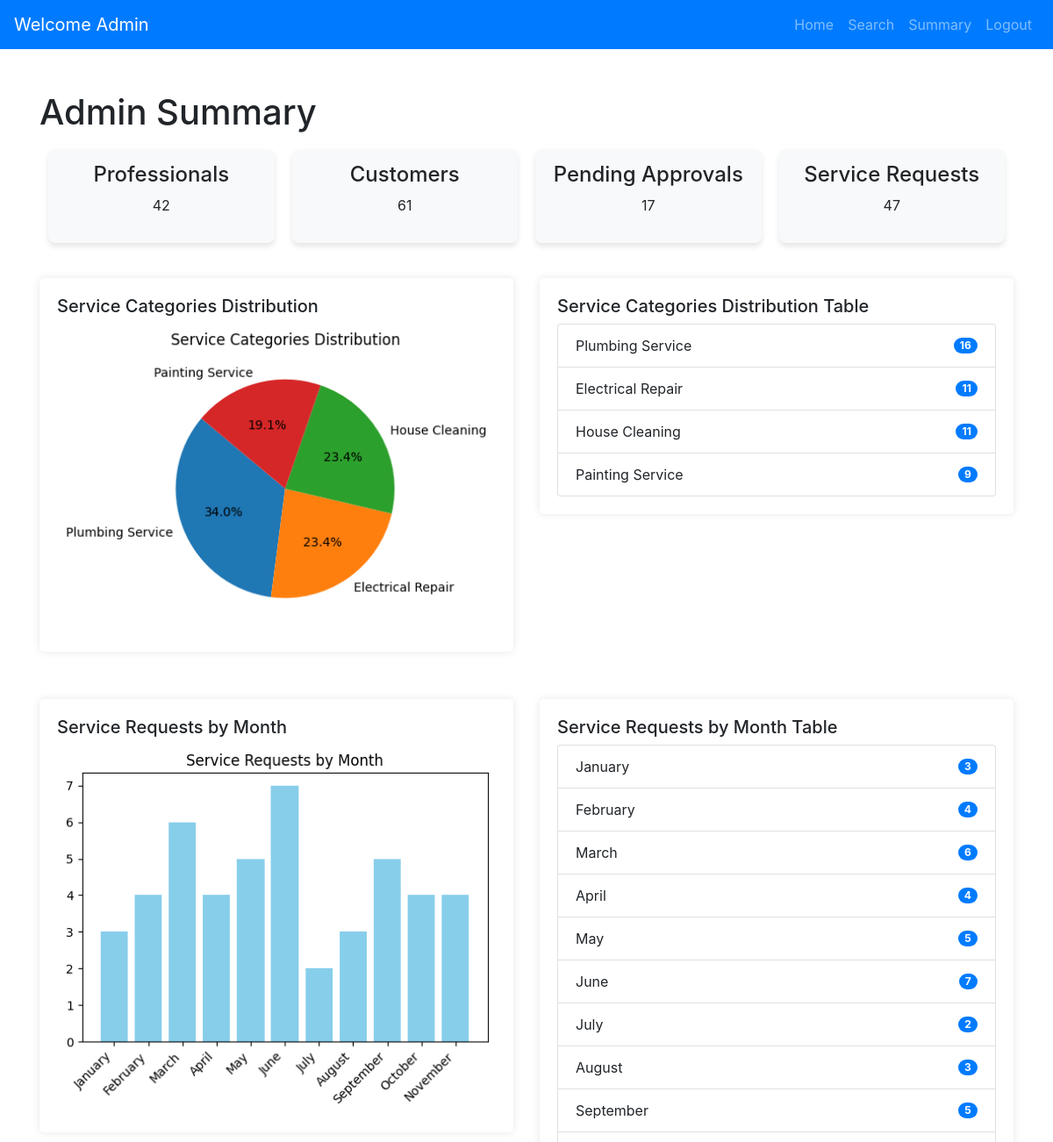
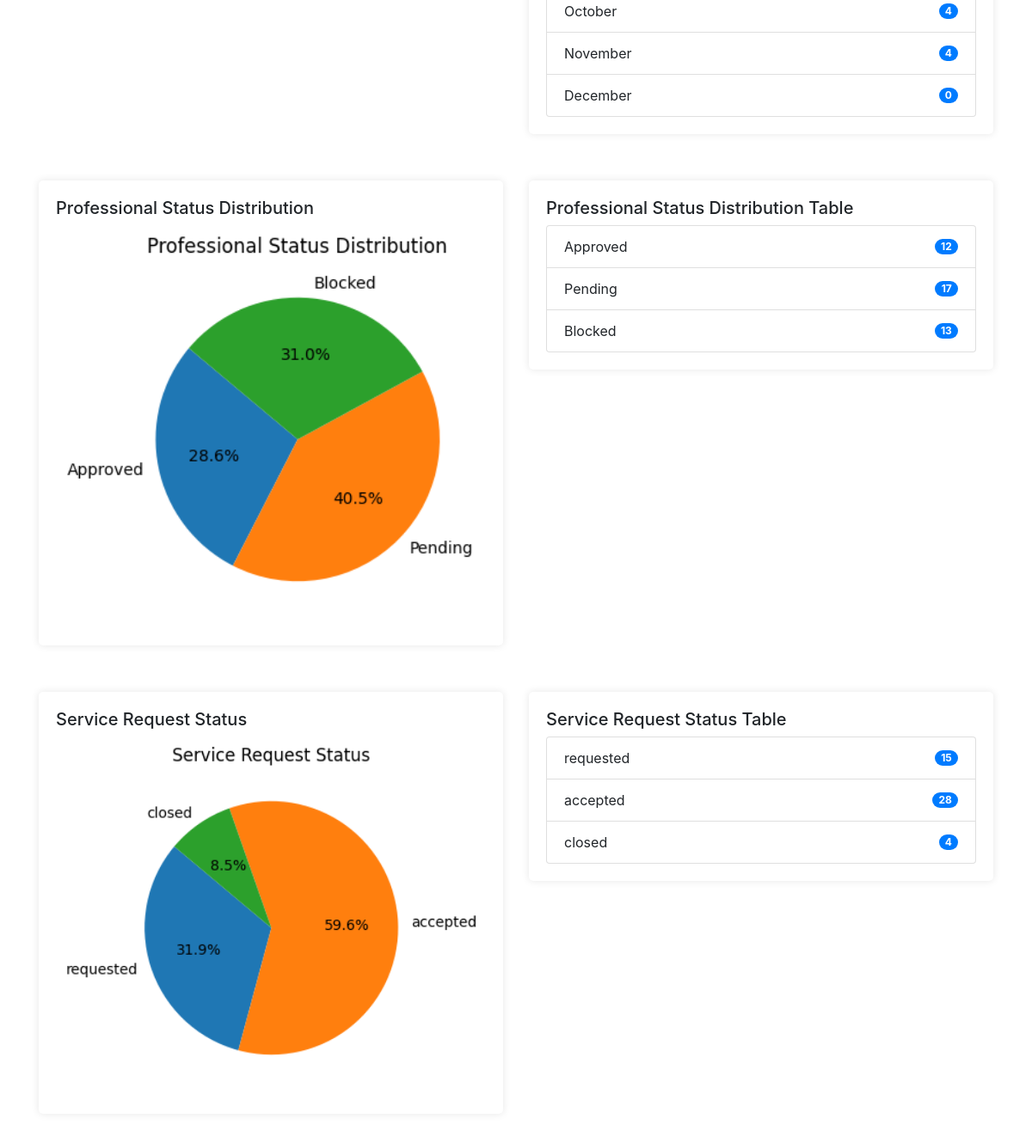
The page /admin_summary on the database its author committed (2 pictures, top to bottom).
### models.py (models this page shows)
class Service(db.Model):
    __tablename__ = 'services'
    id = db.Column(db.String(6), primary_key=True, default=generate_unique_id, unique=True)
    service_name = db.Column(db.String(100), nullable=False)
    service_description = db.Column(db.Text, nullable=True)
    price = db.Column(db.Float, nullable=False)
    duration = db.Column(db.Float, nullable=True)  # Use Float if you need fractional hours # Add duration (only date) column
    requests = db.relationship('Request', back_populates='service', lazy=True, passive_deletes=True)

### app.py (the view)
@app.route("/admin_summary")
def admin_summary():
    os.makedirs("static/charts", exist_ok=True)  # Ensure charts directory exists
    total_professionals = Professional.query.count()
    total_customers = Customer.query.count()
    total_requests = Request.query.count()
    pending_approvals = Professional.query.filter_by(status="pending").count()
    services = Service.query.all()
    service_category_distribution = {
        service.service_name: Request.query.filter_by(service_id=service.id).count() for service in services
    }
    service_category_chart = generate_chart(
        service_category_distribution, "pie", "Service Categories Distribution", "service_category.png"
    )
    months_order = [
        "January", "February", "March", "April", "May", "June",
        "July", "August", "September", "October", "November", "December",
    ]
    service_requests_by_month = {
        month: Request.query.filter(extract("month", Request.request_date) == idx + 1).count()
        for idx, month in enumerate(months_order)
    }
    requests_by_month_chart = generate_chart(
        service_requests_by_month, "bar", "Service Requests by Month", "requests_by_month.png"
    )
    professional_status_distribution = {
        "Approved": Professional.query.filter_by(status="approved").count(),
        "Pending": Professional.query.filter_by(status="pending").count(),
        "Blocked": Professional.query.filter_by(status="blocked").count(),
    }
    professional_status_chart = generate_chart(
        professional_status_distribution, "pie", "Professional Status Distribution", "professional_status.png"
    )
    service_request_status_distribution = {
        "requested": Request.query.filter_by(status="requested").count(),
        "accepted": Request.query.filter(
            Request.status.in_(["accepted", "in progress", "review pending", "pending", "assigned"])
        ).count(),
        "closed": Request.query.filter_by(status="closed").count(),
    }
    service_request_status_chart = generate_chart(
        service_request_status_distribution, "pie", "Service Request Status", "service_request_status.png"
    )
    return render_template(
        "admin/admin_summary.html",
        total_professionals=total_professionals,
        total_customers=total_customers,
        pending_approvals=pending_approvals,
        total_requests=total_requests,
        service_category_distribution=service_category_distribution,
        service_requests_by_month=service_requests_by_month,
        professional_status_distribution=professional_status_distribution,
        service_request_status_distribution=service_request_status_distribution,
        charts={
            "service_category": service_category_chart,
            "requests_by_month": requests_by_month_chart,
            "professional_status": professional_status_chart,
            "service_request_status": service_request_status_chart,
        },
    )

### app.py (called while the page is built, shortened)
def generate_chart(data, chart_type, title, filename):
    charts_dir = "static/charts"
    os.makedirs(charts_dir, exist_ok=True)
    valid_data = {k: v for k, v in data.items() if not np.isnan(v) and v > 0}
    plt.figure(figsize=(6, 4))
    if chart_type == "pie":
        plt.pie(valid_data.values(), labels=valid_data.keys(), autopct="%1.1f%%", startangle=140)
        plt.title(title)
    elif chart_type == "bar":
        plt.bar(valid_data.keys(), valid_data.values(), color="skyblue")
        plt.title(title)
        plt.xticks(rotation=45, ha="right")  # Rotate x-axis labels for better readability
    else:
        raise ValueError(f"Unsupported chart type: {chart_type}")
    filepath = os.path.join(charts_dir, filename)
    plt.savefig(filepath, bbox_inches="tight")
    plt.close()
    return filepath

### templates/admin/admin_summary.html (shortened to what this page needs)
<!DOCTYPE html>
<html lang="en">
<head>
    <link href="https://stackpath.bootstrapcdn.com/bootstrap/4.5.2/css/bootstrap.min.css" rel="stylesheet">
</head>
<body>
    {% extends 'base.html' %}
    {% block navbar %}
        {% include 'navbars/admin_navbar.html' %}
    {% endblock %}
    {% block content %}
    <div class="container mt-5">
        <h1>Admin Summary</h1>
        <div class="stats-row">
            <div class="stat-box">
                <h4>Professionals</h4>
                <p>{{ total_professionals }}</p>
            </div>
            <div class="stat-box">
                <h4>Customers</h4>
                <p>{{ total_customers }}</p>
            </div>
            <div class="stat-box">
                <h4>Pending Approvals</h4>
                <p>{{ pending_approvals }}</p>
            </div>
            <div class="stat-box">
                <h4>Service Requests</h4>
                <p>{{ total_requests }}</p>
            </div>
        </div>
        <div class="row">
            <div class="col-md-6">
                <div class="container-box">
                    <h5>Service Categories Distribution</h5>
                    {% if charts['service_category'] %}
                        <img src="{{ charts['service_category'] }}" alt="Service Categories Distribution" style="width: 100%; height: auto;">
                    {% else %}
                        <p>No data available.</p>
                    {% endif %}
                </div>
            </div>
            <div class="col-md-6">
                <div class="container-box">
                    <h5>Service Categories Distribution Table</h5>
                    <ul class="list-group">
                        {% for category, count in service_category_distribution.items() %}
                        <li class="list-group-item d-flex justify-content-between align-items-center">
                            {{ category }}
                            <span class="badge badge-primary badge-pill">{{ count }}</span>
                        </li>
                        {% endfor %}
                    </ul>
                </div>
            </div>
        </div>
             <div class="row mt-4">
                <div class="col-md-6">
                    <div class="container-box">
                        <h5>Service Requests by Month</h5>
                        {% if charts['requests_by_month'] %}
                            <img src="{{ charts['requests_by_month'] }}" alt="Service Requests by Month" style="width: 100%; height: auto;">
                        {% else %}
                            <p>No data available.</p>
                        {% endif %}
                    </div>
                </div>
                <div class="col-md-6">
                    <div class="container-box">
                        <h5>Service Requests by Month Table</h5>
                        <ul class="list-group">
                            {% for month, count in service_requests_by_month.items() %}
                            <li class="list-group-item d-flex justify-content-between align-items-center">
                                {{ month }}
                                <span class="badge badge-primary badge-pill">{{ count }}</span>
                            </li>
                            {% endfor %}
                        </ul>
                    </div>
                </div>
            </div>
        <div class="row mt-4">
            <div class="col-md-6">
                <div class="container-box">
                    <h5>Professional Status Distribution</h5>
                    {% if charts['professional_status'] %}
                        <img src="{{ charts['professional_status'] }}" alt="Professional Status Distribution" style="width: 100%; height: auto;">
                    {% else %}
                        <p>No data available.</p>
                    {% endif %}
                </div>
            </div>
            <div class="col-md-6">
                <div class="container-box">
                    <h5>Professional Status Distribution Table</h5>
                    <ul class="list-group">
                        {% for status, count in professional_status_distribution.items() %}
                        <li class="list-group-item d-flex justify-content-between align-items-center">
                            {{ status }}
                            <span class="badge badge-primary badge-pill">{{ count }}</span>
                        </li>
                        {% endfor %}
                    </ul>
                </div>
            </div>
        </div>
        <div class="row mt-4">
            <div class="col-md-6">
                <div class="container-box">
                    <h5>Service Request Status</h5>
                    {% if charts['service_request_status'] %}
                        <img src="{{ charts['service_request_status'] }}" alt="Service Request Status" style="width: 100%; height: auto;">
                    {% else %}
                        <p>No data available.</p>
                    {% endif %}
                </div>
            </div>
            <div class="col-md-6">
                <div class="container-box">
                    <h5>Service Request Status Table</h5>
                    <ul class="list-group">
                        {% for status, count in service_request_status_distribution.items() %}
                        <li class="list-group-item d-flex justify-content-between align-items-center">
                            {{ status }}
                            <span class="badge badge-primary badge-pill">{{ count }}</span>
                        {% endfor %}
                    </ul>
                </div>
            </div>
        </div>
    </div>
    {% endblock %}

### templates/admin/admin_summary.html (style rules this page uses)
body { font-family: Arial, sans-serif; background: #f7f8fc; margin: 0; padding: 0; }
.container-box { background-color: #ffffff; padding: 20px; border-radius: 5px; box-shadow: 0 0 10px rgba(0, 0, 0, 0.1); margin-bottom: 30px; }
.stats-row { display: flex; flex-wrap: wrap; justify-content: space-between; margin-bottom: 30px; }
.stat-box { background-color: #f8f9fa; padding: 15px; border-radius: 8px; text-align: center; box-shadow: 0 4px 6px rgba(0, 0, 0, 0.1); flex: 1; margin: 10px; transition: transform 0.2s ease, box-shadow 0.2s ease; }

### rows shown on the page
Service: service_name "Plumbing Service", count "16"
Service: service_name "Electrical Repair", count "11"
Service: service_name "House Cleaning", count "11"
Service: service_name "Painting Service", count "9"

### other values the page prints
{{ total_professionals }} "42"
{{ total_customers }} "61"
{{ pending_approvals }} "17"
{{ total_requests }} "47"
{{ month }} "January" "February" "March" "April" "May" "June" "July" "August" "September" "October" "November" "December"
{{ count }} "3" "4" "6" "4" "5" "7" "2" "3" "5" "4" "4" "0"
{{ status }} "Approved" "Pending" "Blocked"
{{ count }} "12" "17" "13"
{{ status }} "requested" "accepted" "closed"
{{ count }} "15" "28" "4"
